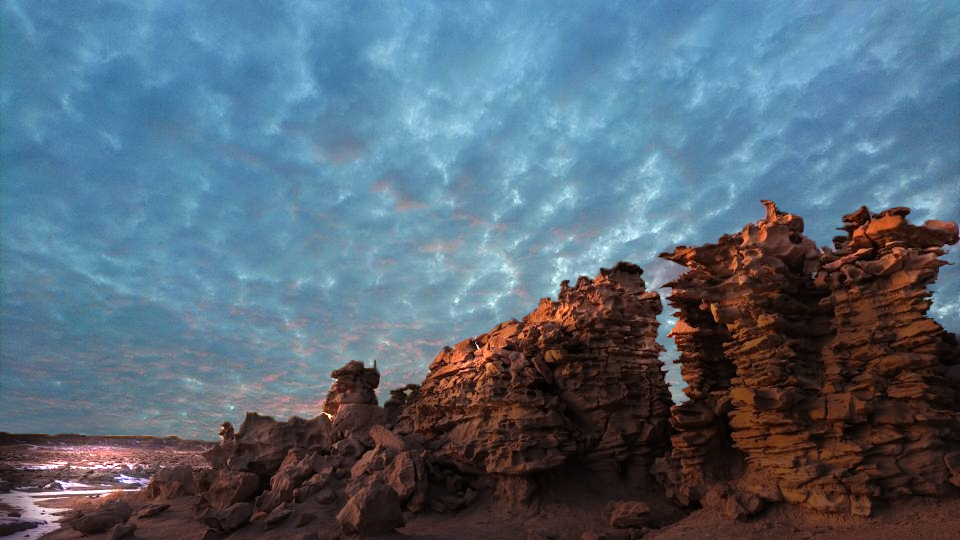
#> input picture Activity/canyon.png, 960 x 540 px, found by its file name
$ python Activity_3-2.py
#> lines starting #> are read from the running program, lines starting #| are printed output that depends on the picture
import cv2 as cv
import numpy as np
from matplotlib import image, pyplot as plt

if __name__ == "__main__" :

    color = ('r','g','b')

    img = cv.cvtColor(cv.imread('canyon.png'), cv.COLOR_BGR2RGB);

    # Normal

    plt.subplot(221)
    plt.imshow(img)
    plt.title('Original Color Image')


    plt.subplot(222)
    for i,col in enumerate(color):
        histr = cv.calcHist([img],[i],None,[256],[0,256])
        plt.plot(histr,color = col)
        plt.xlim([0,256])
    plt.title('Hist Original Image')

    #Equalize Hist

    (R,G,B) = cv.split(img)
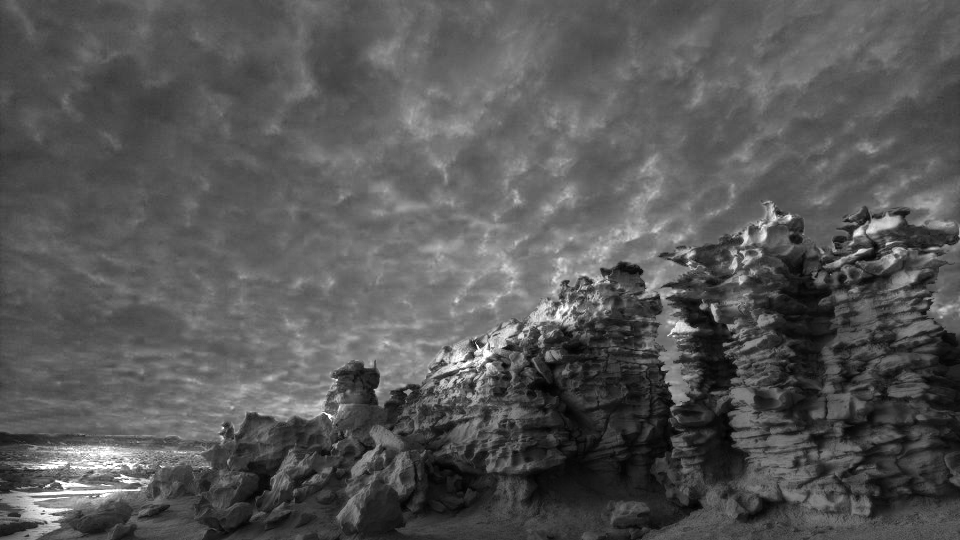
#> R: shape (540, 960); min 0, max 255, mean 86.7
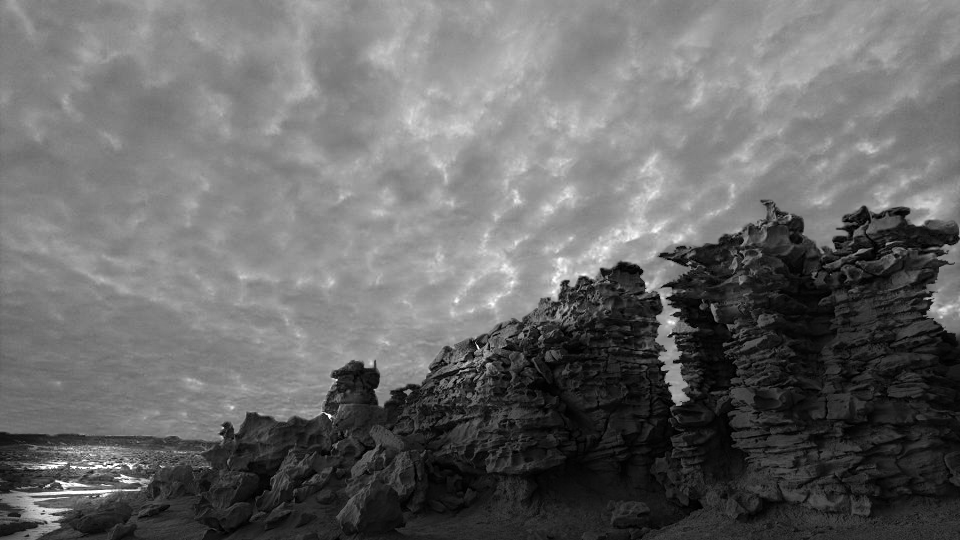
#> G: shape (540, 960); min 0, max 255, mean 104.2
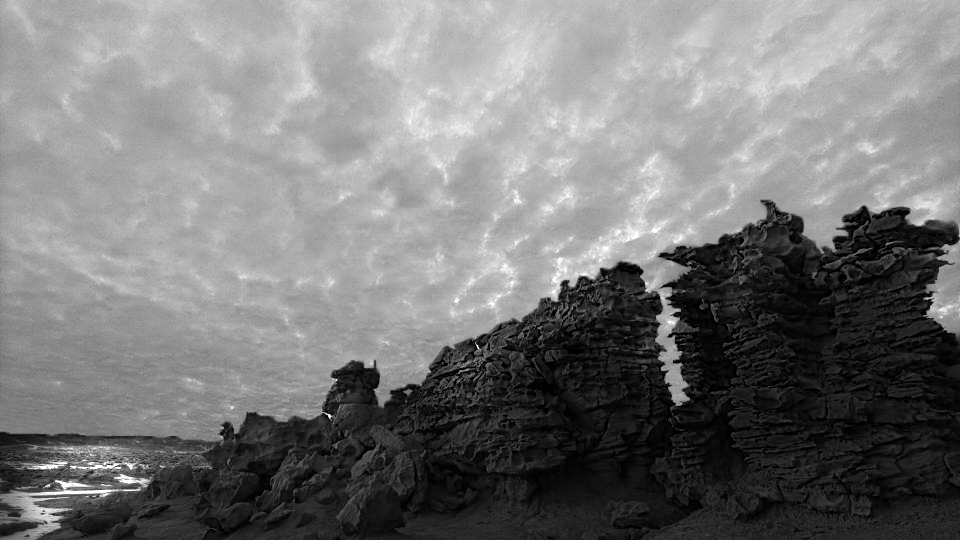
#> B: shape (540, 960); min 0, max 255, mean 119.9
    R_hist = cv.equalizeHist(R)
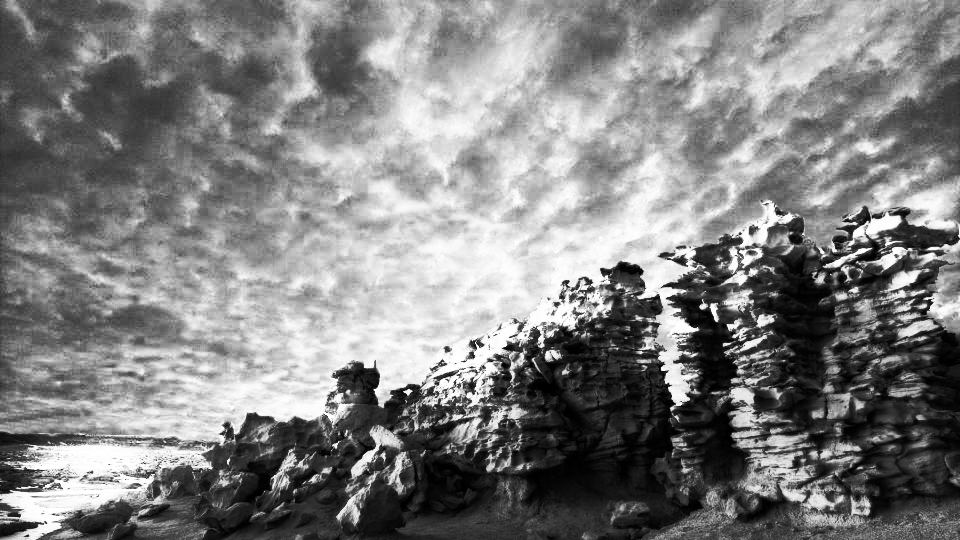
#> R_hist: shape (540, 960); min 0, max 255, mean 128.7
    G_hist = cv.equalizeHist(G)
    B_hist = cv.equalizeHist(B)
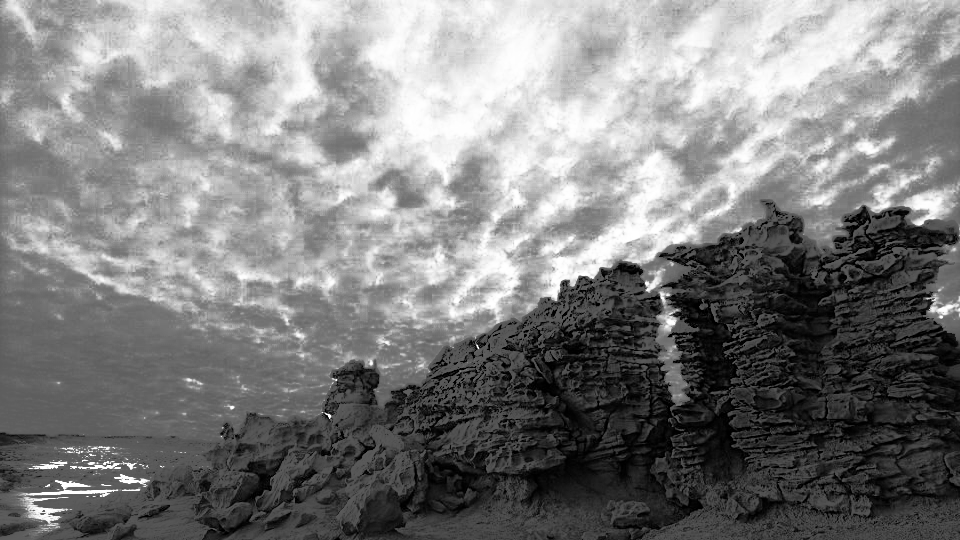
#> B_hist: shape (540, 960); min 0, max 255, mean 127.3

    img_eql_hst = cv.merge([R_hist,G_hist,B_hist])
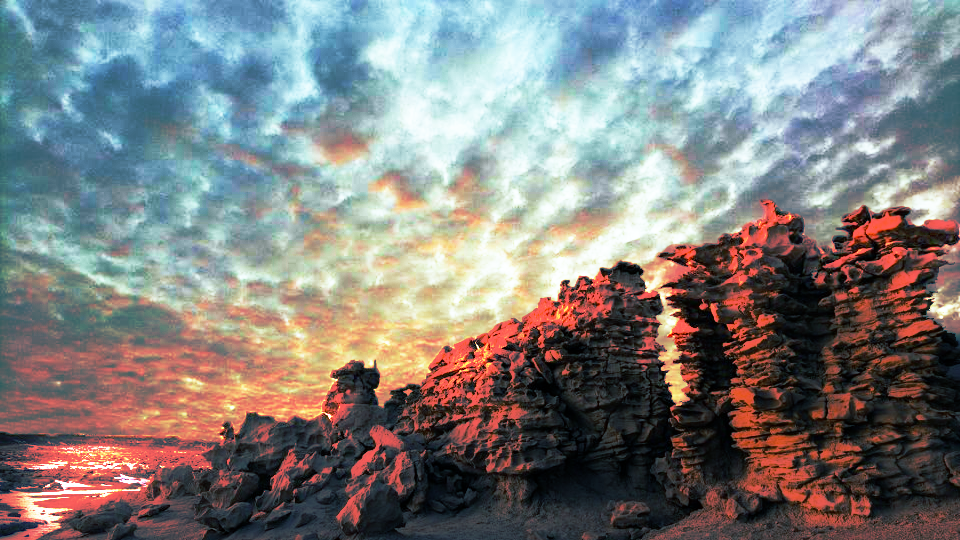
#> img_eql_hst: shape (540, 960, 3); mean R, G, B 128.7, 128.4, 127.3

    plt.subplot(223)
    plt.imshow(img_eql_hst)
    plt.title('Equalized Image')

    plt.subplot(224)
    for i,col in enumerate(color):
        histr = cv.calcHist([img_eql_hst],[i],None,[256],[0,256])
        plt.plot(histr,color = col)
        plt.xlim([0,256])
    plt.title('Hist Equalized Image')

    plt.tight_layout()
    plt.show()
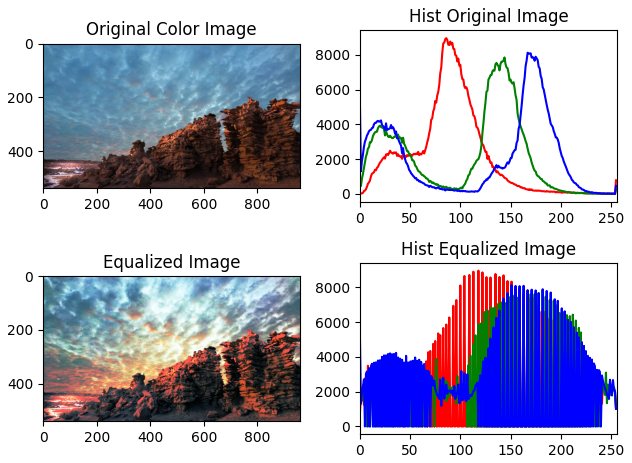
#> figure drawn by matplotlib, 4 panels; panel 2: curve peaks at x = 86, y = 8963; panel 2: curve peaks at x = 144, y = 7853; panel 2: curve peaks at x = 167, y = 8123; panel 4: curve peaks at x = 118, y = 8963

$ run again, with Activity/Swing.png copied over Activity/canyon.png
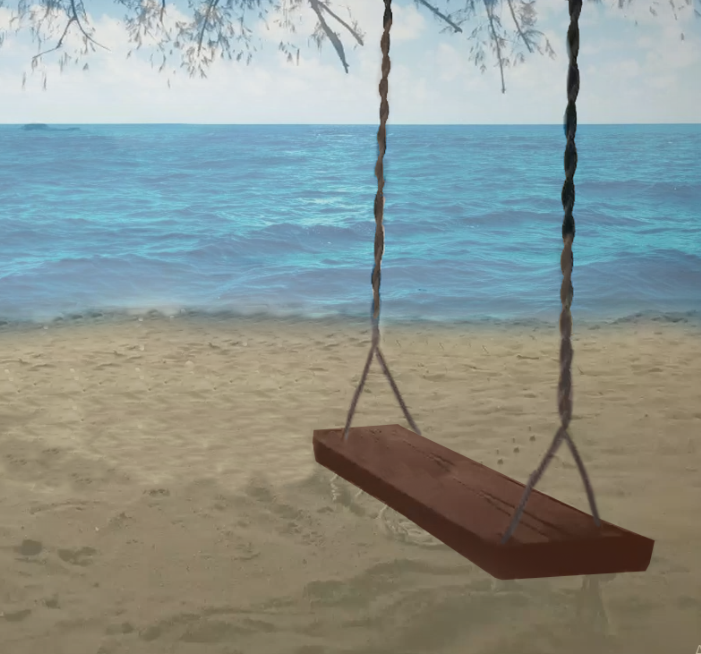
#> input picture Activity/Swing.png, 701 x 654 px, found by its file name
#> `img_eql_hst = cv.merge([R_hist,G_hist,B_hist])`:
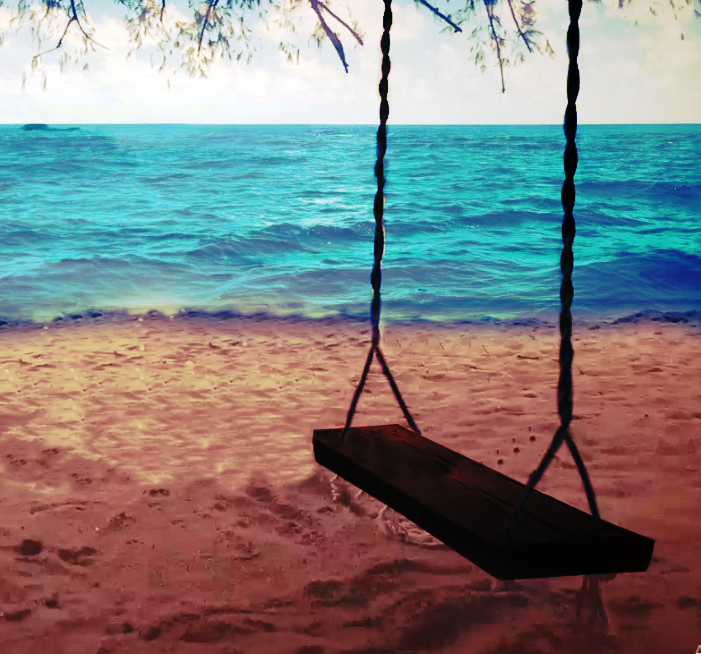
#> img_eql_hst: shape (654, 701, 3); mean R, G, B 128.6, 128.6, 128.4
#> `plt.show()`:
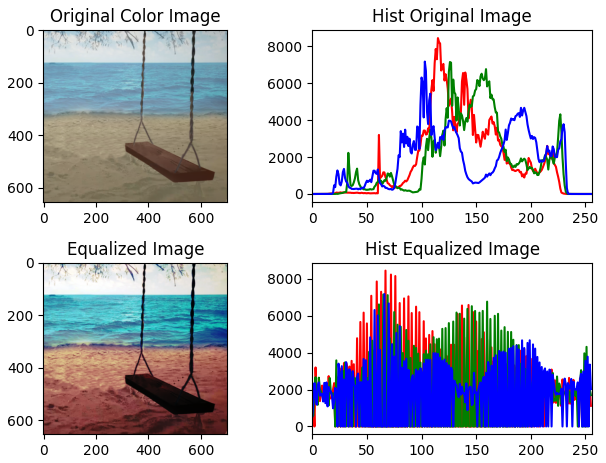
#> figure drawn by matplotlib, 4 panels; panel 2: curve peaks at x = 115, y = 8442; panel 2: curve peaks at x = 126, y = 7148; panel 2: curve peaks at x = 103, y = 7172; panel 4: curve peaks at x = 67, y = 8442
